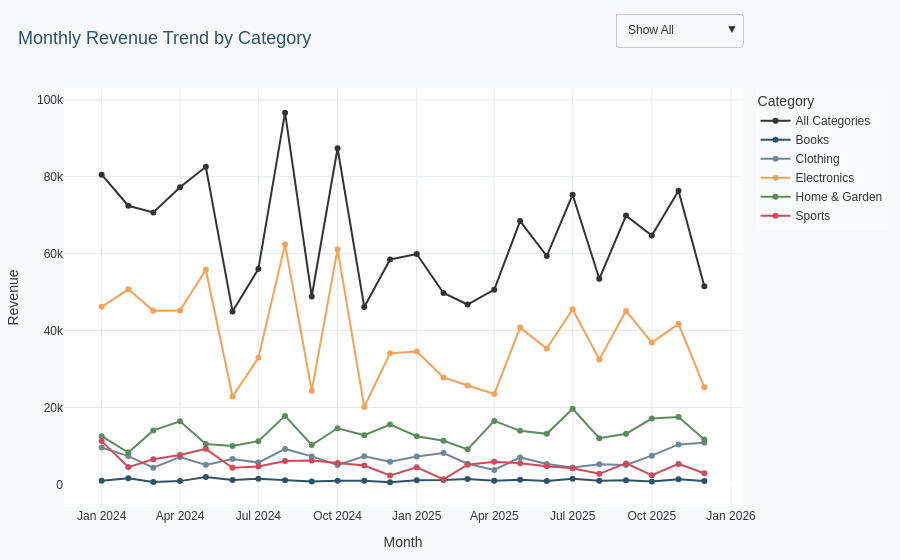

Notebook source saved alongside this figure:
### Markdown cell above
## Day 5: Interactive Visualizations (Plotly)

Add hover effects, dropdown menus, and animations.

### Code cell
from dashboard_interactive import interactive_revenue_trend
fig = interactive_revenue_trend(df, save=False)
fig.show()

### Figure 1 — Plotly figure (JSON) as saved in the notebook; plotly's stock layout.template omitted (floating-point values rounded to 4 significant figures)
{"data": [{"hovertemplate": "<b>%{x}</b><br>Revenue: ₹%{y:,.0f}<extra>%{fullData.name}</extra>", "legendgroup": "All Categories", "line": {"color": "#333333", "dash": "solid"}, "marker": {"symbol": "circle"}, "mode": "lines+markers", "name": "All Categories", "orientation": "v", "showlegend": true, "type": "scatter", "x": ["2024-01", "2024-02", "2024-03", "2024-04", "2024-05", "2024-06", "2024-07", "2024-08", "2024-09", "2024-10", "2024-11", "2024-12", "2025-01", "2025-02", "2025-03", "2025-04", "2025-05", "2025-06", "2025-07", "2025-08", "2025-09", "2025-10", "2025-11", "2025-12"], "xaxis": "x", "y": [80550.0, 72460.0, 70710.0, 77270.0, 82590.0, 44980.0, 55990.0, 96660.0, 48870.0, 87420.0, 46110.0, 58500.0, 59910.0, 49780.0, 46780.0, 50650.0, 68480.0, 59382, 75330.0, 53470.0, 69900.0, 64710.0, 76370.0, 51521], "yaxis": "y"}, {"hovertemplate": "<b>%{x}</b><br>Revenue: ₹%{y:,.0f}<extra>%{fullData.name}</extra>", "legendgroup": "Books", "line": {"color": "#2E5266", "dash": "solid"}, "marker": {"symbol": "circle"}, "mode": "lines+markers", "name": "Books", "orientation": "v", "showlegend": true, "type": "scatter", "x": ["2024-01", "2024-02", "2024-03", "2024-04", "2024-05", "2024-06", "2024-07", "2024-08", "2024-09", "2024-10", "2024-11", "2024-12", "2025-01", "2025-02", "2025-03", "2025-04", "2025-05", "2025-06", "2025-07", "2025-08", "2025-09", "2025-10", "2025-11", "2025-12"], "xaxis": "x", "y": [973.1, 1580.0, 631.4, 861.4, 1925.0, 1156.0, 1504.0, 1113.0, 762.8, 988.4, 967.1, 554.0, 1090.0, 1120.0, 1418.0, 973.2, 1240.0, 870.4, 1447.0, 989.0, 1067.0, 794.1, 1347.0, 875.8], "yaxis": "y"}, {"hovertemplate": "<b>%{x}</b><br>Revenue: ₹%{y:,.0f}<extra>%{fullData.name}</extra>", "legendgroup": "Clothing", "line": {"color": "#6E8898", "dash": "solid"}, "marker": {"symbol": "circle"}, "mode": "lines+markers", "name": "Clothing", "orientation": "v", "showlegend": true, "type": "scatter", "x": ["2024-01", "2024-02", "2024-03", "2024-04", "2024-05", "2024-06", "2024-07", "2024-08", "2024-09", "2024-10", "2024-11", "2024-12", "2025-01", "2025-02", "2025-03", "2025-04", "2025-05", "2025-06", "2025-07", "2025-08", "2025-09", "2025-10", "2025-11", "2025-12"], "xaxis": "x", "y": [9592.0, 7365.0, 4340.0, 7134.0, 5088.0, 6617.0, 5673.0, 9232.0, 7288.0, 5065.0, 7312.0, 5915.0, 7238.0, 8178.0, 5379.0, 3765.0, 7022.0, 5290.0, 4413.0, 5225.0, 5074.0, 7487.0, 10410.0, 10810.0], "yaxis": "y"}, {"hovertemplate": "<b>%{x}</b><br>Revenue: ₹%{y:,.0f}<extra>%{fullData.name}</extra>", "legendgroup": "Electronics", "line": {"color": "#F4A259", "dash": "solid"}, "marker": {"symbol": "circle"}, "mode": "lines+markers", "name": "Electronics", "orientation": "v", "showlegend": true, "type": "scatter", "x": ["2024-01", "2024-02", "2024-03", "2024-04", "2024-05", "2024-06", "2024-07", "2024-08", "2024-09", "2024-10", "2024-11", "2024-12", "2025-01", "2025-02", "2025-03", "2025-04", "2025-05", "2025-06", "2025-07", "2025-08", "2025-09", "2025-10", "2025-11", "2025-12"], "xaxis": "x", "y": [46190.0, 50730.0, 45140.0, 45200.0, 55820.0, 22880.0, 32910.0, 62410.0, 24340.0, 61160.0, 20150.0, 34130.0, 34590.0, 27810.0, 25710.0, 23500.0, 40780.0, 35331, 45570.0, 32470.0, 45130.0, 36880.0, 41750.0, 25260.0], "yaxis": "y"}, {"hovertemplate": "<b>%{x}</b><br>Revenue: ₹%{y:,.0f}<extra>%{fullData.name}</extra>", "legendgroup": "Home & Garden", "line": {"color": "#5B8C5A", "dash": "solid"}, "marker": {"symbol": "circle"}, "mode": "lines+markers", "name": "Home & Garden", "orientation": "v", "showlegend": true, "type": "scatter", "x": ["2024-01", "2024-02", "2024-03", "2024-04", "2024-05", "2024-06", "2024-07", "2024-08", "2024-09", "2024-10", "2024-11", "2024-12", "2025-01", "2025-02", "2025-03", "2025-04", "2025-05", "2025-06", "2025-07", "2025-08", "2025-09", "2025-10", "2025-11", "2025-12"], "xaxis": "x", "y": [12540.0, 8275.0, 14050.0, 16430.0, 10510.0, 10020.0, 11250.0, 17820.0, 10250.0, 14610.0, 12780.0, 15560.0, 12520.0, 11340.0, 9131.0, 16520.0, 13930.0, 13160.0, 19680.0, 12030.0, 13170.0, 17140.0, 17510.0, 11680.0], "yaxis": "y"}, {"hovertemplate": "<b>%{x}</b><br>Revenue: ₹%{y:,.0f}<extra>%{fullData.name}</extra>", "legendgroup": "Sports", "line": {"color": "#D1495B", "dash": "solid"}, "marker": {"symbol": "circle"}, "mode": "lines+markers", "name": "Sports", "orientation": "v", "showlegend": true, "type": "scatter", "x": ["2024-01", "2024-02", "2024-03", "2024-04", "2024-05", "2024-06", "2024-07", "2024-08", "2024-09", "2024-10", "2024-11", "2024-12", "2025-01", "2025-02", "2025-03", "2025-04", "2025-05", "2025-06", "2025-07", "2025-08", "2025-09", "2025-10", "2025-11", "2025-12"], "xaxis": "x", "y": [11260.0, 4503.0, 6553.0, 7653.0, 9247.0, 4313.0, 4652.0, 6079.0, 6226.0, 5598.0, 4902.0, 2333.0, 4464.0, 1332.0, 5143.0, 5889.0, 5504.0, 4733.0, 4217.0, 2758.0, 5459.0, 2412.0, 5344.0, 2899.0], "yaxis": "y"}], "layout": {"font": {"color": "#333", "family": "Arial", "size": 12}, "legend": {"bgcolor": "rgba(255,255,255,0.6)", "title": {"text": "Category"}, "tracegroupgap": 0}, "margin": {"b": 40, "l": 40, "r": 20, "t": 60}, "paper_bgcolor": "#F7F9FB", "plot_bgcolor": "white", "title": {"font": {"color": "#2E5266", "size": 18}, "text": "Monthly Revenue Trend by Category", "x": 0.02}, "updatemenus": [{"buttons": [{"args": [{"visible": [true, true, true, true, true, true]}, {"title": "Monthly Revenue Trend by Category"}], "label": "Show All", "method": "update"}, {"args": [{"visible": [true, false, false, false, false, false]}, {"title": "Monthly Revenue Trend — All Categories"}], "label": "All Categories", "method": "update"}, {"args": [{"visible": [false, true, false, false, false, false]}, {"title": "Monthly Revenue Trend — Books"}], "label": "Books", "method": "update"}, {"args": [{"visible": [false, false, true, false, false, false]}, {"title": "Monthly Revenue Trend — Clothing"}], "label": "Clothing", "method": "update"}, {"args": [{"visible": [false, false, false, true, false, false]}, {"title": "Monthly Revenue Trend — Electronics"}], "label": "Electronics", "method": "update"}, {"args": [{"visible": [false, false, false, false, true, false]}, {"title": "Monthly Revenue Trend — Home & Garden"}], "label": "Home & Garden", "method": "update"}, {"args": [{"visible": [false, false, false, false, false, true]}, {"title": "Monthly Revenue Trend — Sports"}], "label": "Sports", "method": "update"}], "direction": "down", "showactive": true, "x": 1, "xanchor": "right", "y": 1.18}], "xaxis": {"anchor": "y", "domain": [0, 1], "gridcolor": "#E5E9EC", "showgrid": true, "title": {"text": "Month"}}, "yaxis": {"anchor": "x", "domain": [0, 1], "gridcolor": "#E5E9EC", "showgrid": true, "title": {"text": "Revenue"}}}}
